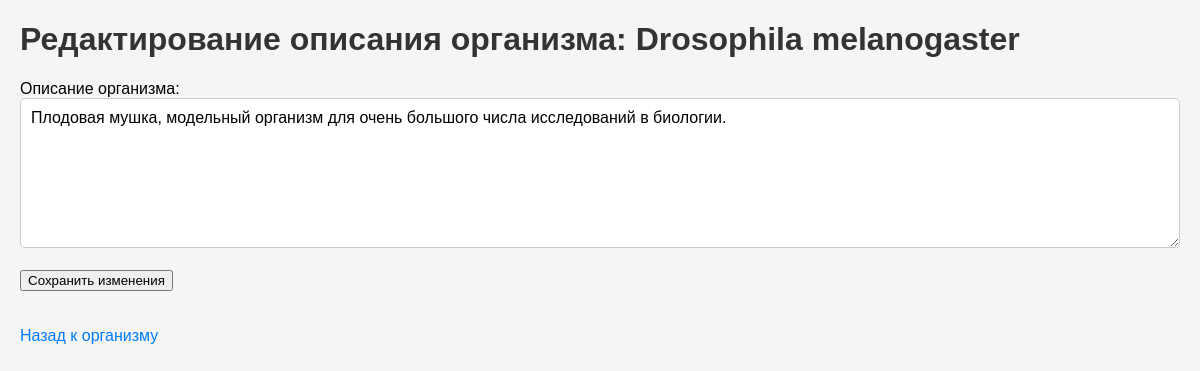
The page /edit_organism_description/7227 on the database its author committed.
### app/models.py (models this page shows, shortened)
class Organism(db.Model):
    id = db.Column(db.String, primary_key=True)
    name = db.Column(db.String, nullable=False)
    gene_count = db.Column(db.Integer, default=0)
    description = db.Column(db.String, default="Описание не предоставлено")  # Значение по умолчанию
    genes = db.relationship('Gene', backref='organism', lazy=True)

### app/routes.py (the view, shortened to what this page needs)
@app.route('/edit_organism_description/<string:organism_id>', methods=['GET', 'POST'])
def edit_organism_description(organism_id):
    organism = Organism.query.get_or_404(organism_id)
    return render_template('edit_organism_description.html', organism=organism)

### app/templates/edit_organism_description.html (shortened to what this page needs)
<!DOCTYPE html>
<html lang="ru">
<head>
    <link rel="stylesheet" href="{{ url_for('static', filename='style.css') }}">
</head>
<body>
    <div class="container">
        <h1>Редактирование описания организма: {{ organism.name }}</h1>
        <form method="POST">
            <label for="description">Описание организма:</label><br>
            <textarea name="description" rows="4" cols="50">{{ organism.description }}</textarea><br><br>
            <input type="submit" value="Сохранить изменения">
        </form>
        <br><br>
        <a href="{{ url_for('organism_detail', organism_id=organism.id) }}" class="button">Назад к организму</a>
    </div>
</body>
</html>

### app/static/style.css (style rules this page uses)
body { font-family: Arial, sans-serif; margin: 20px; background-color: #f5f5f5; }
h1, h2 { color: #333; }
a { text-decoration: none; color: #007bff; }
textarea { width: 100%; max-width: 100%; height: 150px; padding: 10px; font-size: 16px; font-family: Arial, sans-serif; border: 1px solid #ccc; border-radius: 5px; box-sizing: border-box; resize: vertical; }

### rows shown on the page
Organism: name "Drosophila melanogaster", description "Плодовая мушка, модельный организм для очень большого числа исследований в биологии."
